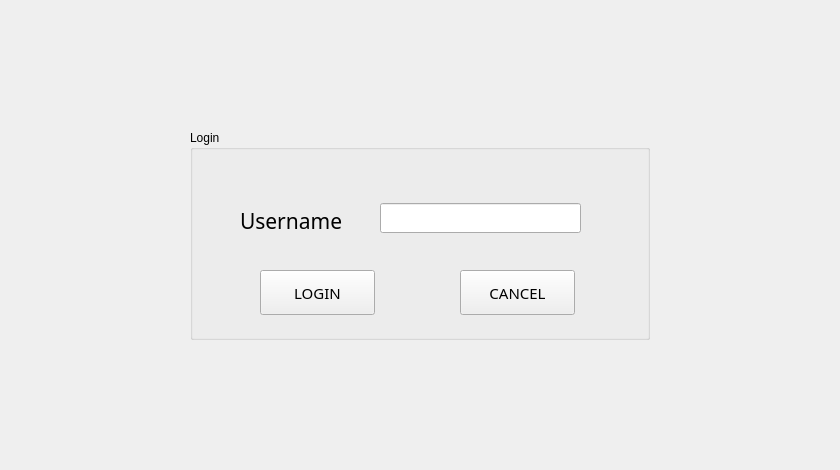
<?xml version="1.0" encoding="UTF-8"?>
<ui version="4.0">
 <class>login</class>
 <widget class="QMainWindow" name="login">
  <property name="geometry">
   <rect>
    <x>0</x>
    <y>0</y>
    <width>840</width>
    <height>470</height>
   </rect>
  </property>
  <property name="minimumSize">
   <size>
    <width>840</width>
    <height>470</height>
   </size>
  </property>
  <property name="maximumSize">
   <size>
    <width>840</width>
    <height>470</height>
   </size>
  </property>
  <property name="windowTitle">
   <string>MainWindow</string>
  </property>
  <widget class="QWidget" name="centralwidget">
   <property name="autoFillBackground">
    <bool>true</bool>
   </property>
   <widget class="QGroupBox" name="loginBox">
    <property name="geometry">
     <rect>
      <x>190</x>
      <y>130</y>
      <width>460</width>
      <height>210</height>
     </rect>
    </property>
    <property name="autoFillBackground">
     <bool>true</bool>
    </property>
    <property name="title">
     <string>Login</string>
    </property>
    <widget class="QLabel" name="label_username">
     <property name="geometry">
      <rect>
       <x>50</x>
       <y>80</y>
       <width>111</width>
       <height>21</height>
      </rect>
     </property>
     <property name="font">
      <font>
       <family>Arial Rounded MT Bold</family>
       <pointsize>16</pointsize>
       <bold>false</bold>
      </font>
     </property>
     <property name="text">
      <string>Username</string>
     </property>
    </widget>
    <widget class="QLineEdit" name="lineEdit_username">
     <property name="geometry">
      <rect>
       <x>190</x>
       <y>73</y>
       <width>201</width>
       <height>30</height>
      </rect>
     </property>
    </widget>
    <widget class="QPushButton" name="pushButton_login">
     <property name="geometry">
      <rect>
       <x>70</x>
       <y>140</y>
       <width>115</width>
       <height>45</height>
      </rect>
     </property>
     <property name="font">
      <font>
       <family>Arial Rounded MT Bold</family>
       <pointsize>11</pointsize>
      </font>
     </property>
     <property name="text">
      <string>LOGIN</string>
     </property>
    </widget>
    <widget class="QPushButton" name="pushButton_logincancel">
     <property name="geometry">
      <rect>
       <x>270</x>
       <y>140</y>
       <width>115</width>
       <height>45</height>
      </rect>
     </property>
     <property name="font">
      <font>
       <family>Arial Rounded MT Bold</family>
       <pointsize>11</pointsize>
      </font>
     </property>
     <property name="text">
      <string>CANCEL</string>
     </property>
    </widget>
   </widget>
  </widget>
 </widget>
 <resources/>
 <connections/>
</ui>
